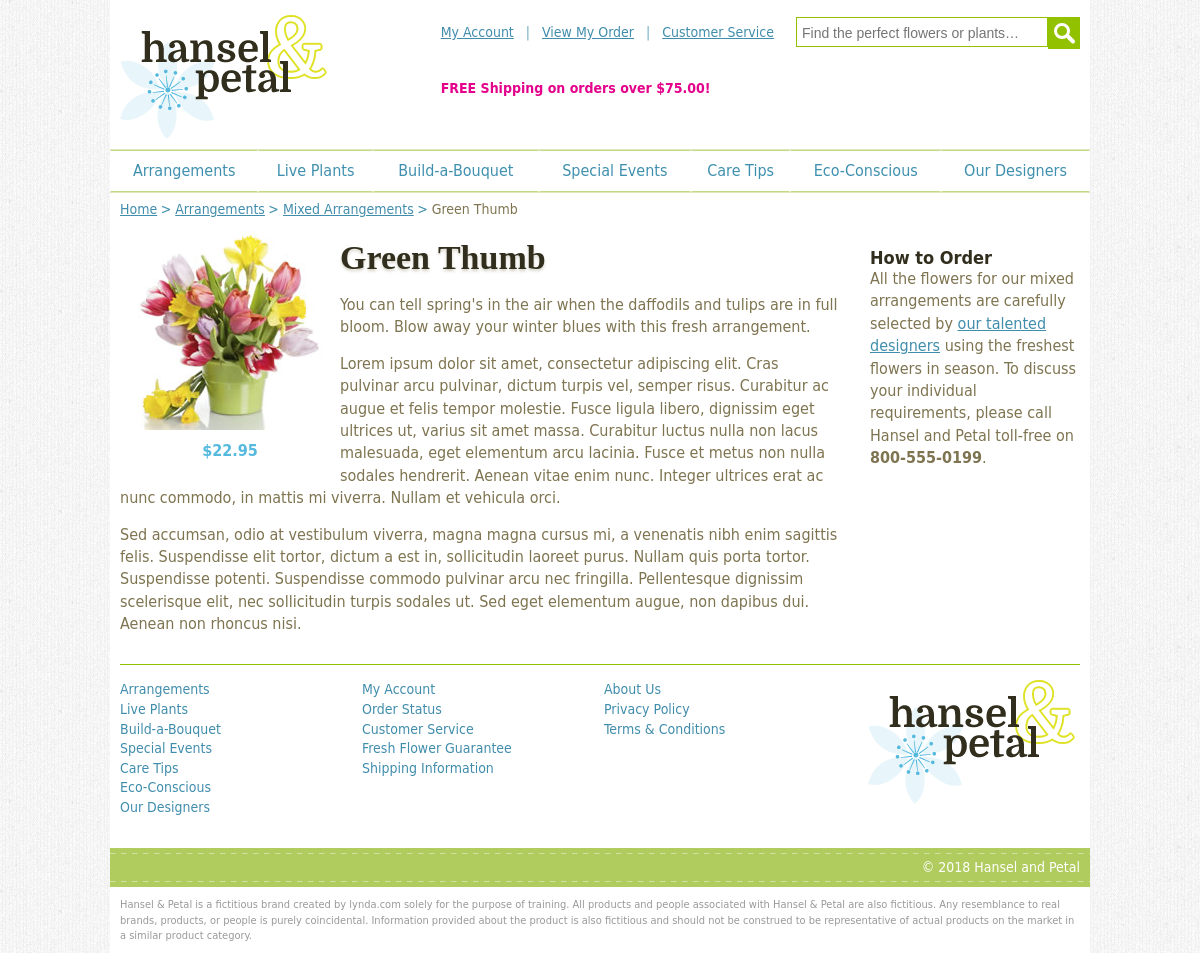
/mixed/details.php?id=3, run on the app's committed database.
### tables this page shows
CREATE TABLE IF NOT EXISTS `arrangements` (
`id` smallint(5) unsigned NOT NULL,
  `image` varchar(50) NOT NULL,
  `alt` varchar(60) NOT NULL,
  `title` varchar(100) NOT NULL,
  `price` decimal(5,2) NOT NULL,
  `description` text NOT NULL
);

### mixed/details.php (the view, shortened to what this page needs)
<?php
include 'connect.php';
$userid = isset($_GET['id']) && is_numeric($_GET['id'])?intval($_GET['id']):0;
$stmt = $conn->prepare("SELECT * FROM arrangements WHERE id = ? ");
$stmt->execute(array($userid));
$row = $stmt->fetch();
?>
<!DOCTYPE html>
<html lang="en">
<head>
<link href="../styles/handp.css" rel="stylesheet" type="text/css">
</head>
<body>
<div id="site">
   <?php require '../includes/header.php'; ?>
    <div id="content">
        <div id="breadcrumbs" class="reset menu">
            <ul>
                <li><a href="../index.php">Home</a></li>
                <li><a href="../arrangements.php">Arrangements</a></li>
                <li><a href="mixed.php">Mixed Arrangements</a></li>
                <li><?=$row['title']?></li>
            </ul>
        </div>
        <div id="col_1" role="main">
            <h1 class="inline_block"><?=$row['title']?></h1>
            <p class="figure"><img src="../images/<?=$row['image']?>" alt="<?=$row['alt']?>" width="200" height="200">$<?=$row['price']?></p>
            <?=$row['description']?>
        </div>
        <div id="col_2">
        <h3>How to Order</h3>
        <p>All the flowers for our mixed arrangements are carefully selected by <a href="../designers.php">our talented designers</a> using the freshest flowers in season. To discuss your individual requirements, please call Hansel and Petal toll-free on <b>800-555-0199</b>.</p>
        </div>
    </div>
   <?php include '../includes/footer.php'; ?>
</div>
</body>
</html>

### styles/handp.css (style rules this page uses)
.clearfix:after, .cols:after, #header:after, #header .inner:after, #content:after, #nav_main ul ul:after, .order_summary li:after, #bab:after, .bab_item:after, #totals:after { clear: both; content: '.'; display: block; height: 0; visibility: hidden; }
html, body, div, span, h1, h2, h3, h4, h5, h6, p, blockquote, a, em, img, strong, ol, ul, li, fieldset, form, label, legend, table, caption, tbody, tfoot, thead, tr, th, td { border: 0; margin: 0; padding: 0; }
blockquote, .cell, .centre_object, cite, .cols, .content_area, dl, fieldset, .grid, hr, iframe, ol, p, .std_margin, table, ul, .rc { margin-bottom: 14px; }
.inline_block { display: inline-block !important; }
img { -moz-force-broken-image-icon: 1; height: auto; -ms-interpolation-mode: bicubic; max-width: 100%; vertical-align: bottom; }
body { background: #fff url(../images/html.jpg) repeat; color: #1E1E1E; font-family: "Gill Sans", "Gill Sans MT", "Myriad Pro", "DejaVu Sans Condensed", Helvetica, Arial, sans-serif; line-height: 1.4; min-height: 100%; }
h1, h2, h3, h4, .h1, .h2, .h3, .h4 { color: #312e1d; font-weight: bold; line-height: normal; }
h1, h2, .h1, .h2 { font-family: Baskerville, "Palatino Linotype", Palatino, "Century Schoolbook L", "Times New Roman", serif; font-size: 34px; text-shadow: 0 2px 3px rgba(126,117,80,.35); }
h1, .h1 { margin: 19px 0 17px; }
h3, .h3 { font-size: 18px; }
ol, ul { list-style: none; margin-left: 40px; }
#site { background: #fff; color: #7e7450; margin: 0 auto; padding: 10px; width: 960px; }
#content { font-size: 16px; line-height: 1.4; padding: 7px 0 15px; }
#col_1 { float: left; width: 720px; }
#col_2 { float: right; margin-top: 27px; width: 210px; }
#breadcrumbs { font-size: 14px; }
#breadcrumbs li { display: inline-block; position: relative; padding-right: 14px; }
#breadcrumbs li:last-child { padding-right: 0; }
#breadcrumbs li:after { color: #3f90ad; content: '>'; position: absolute; right: 0px; top: 0; }
#breadcrumbs li:last-child:after { display: none; }
#breadcrumbs a { text-decoration: underline; }
.figure { width: 220px; float: left; font-weight: bold; color: #55B9DE; text-align: center; }
.figure img { padding: 10px; }

### data on the page
arrangements: title "Green Thumb", image (picture), price "22.95", description "You can tell spring's in the air when the daffodils and tulips are in full bloom. Blow away your winter blues with this fresh arrangement. Lorem ipsum dolor sit amet, consectetur adipiscing elit. Cras pulvinar arcu pulvinar, dictum turpis vel, semper risus. Curabitur ac augue et felis tempor molestie. Fusce ligula libero, dignissim eget ultrices ut, varius sit amet massa. Curabitur luctus nulla non lacus malesuada, eget elementum arcu lacinia. Fusce et metus non nulla sodales hendrerit. Aenean vitae enim nunc. Integer ultrices erat ac nunc commodo, in mattis mi viverra. Nullam et vehicula orci. Sed accumsan, odio at vestibulum viverra, magna magna cursus mi, a venenatis nibh enim sagittis…"

### other printed values
Copyright(2018) "2018"
